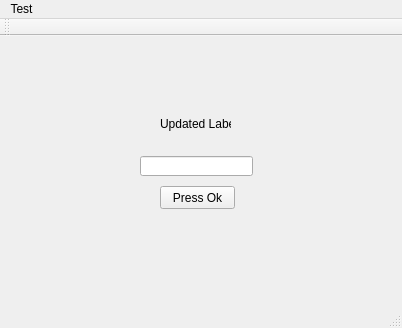
<?xml version="1.0" encoding="UTF-8"?>
<ui version="4.0">
 <class>MainWindow</class>
 <widget class="QMainWindow" name="MainWindow">
  <property name="geometry">
   <rect>
    <x>0</x>
    <y>0</y>
    <width>402</width>
    <height>328</height>
   </rect>
  </property>
  <property name="windowTitle">
   <string>MainWindow</string>
  </property>
  <widget class="QWidget" name="centralWidget">
   <widget class="QLabel" name="label">
    <property name="geometry">
     <rect>
      <x>160</x>
      <y>80</y>
      <width>71</width>
      <height>16</height>
     </rect>
    </property>
    <property name="text">
     <string>Updated Label</string>
    </property>
   </widget>
   <widget class="QLineEdit" name="lineEdit">
    <property name="geometry">
     <rect>
      <x>140</x>
      <y>120</y>
      <width>113</width>
      <height>20</height>
     </rect>
    </property>
   </widget>
   <widget class="QPushButton" name="pushButton">
    <property name="geometry">
     <rect>
      <x>160</x>
      <y>150</y>
      <width>75</width>
      <height>23</height>
     </rect>
    </property>
    <property name="text">
     <string>Press Ok</string>
    </property>
   </widget>
  </widget>
  <widget class="QToolBar" name="mainToolBar">
   <attribute name="toolBarArea">
    <enum>TopToolBarArea</enum>
   </attribute>
   <attribute name="toolBarBreak">
    <bool>false</bool>
   </attribute>
  </widget>
  <widget class="QStatusBar" name="statusBar"/>
  <widget class="QMenuBar" name="menuBar">
   <property name="geometry">
    <rect>
     <x>0</x>
     <y>0</y>
     <width>402</width>
     <height>21</height>
    </rect>
   </property>
   <widget class="QMenu" name="menuTest">
    <property name="title">
     <string>Test</string>
    </property>
    <addaction name="actiontst"/>
   </widget>
   <addaction name="menuTest"/>
  </widget>
  <action name="actiontst">
   <property name="text">
    <string>tst</string>
   </property>
  </action>
 </widget>
 <layoutdefault spacing="6" margin="11"/>
 <resources/>
 <connections/>
</ui>
